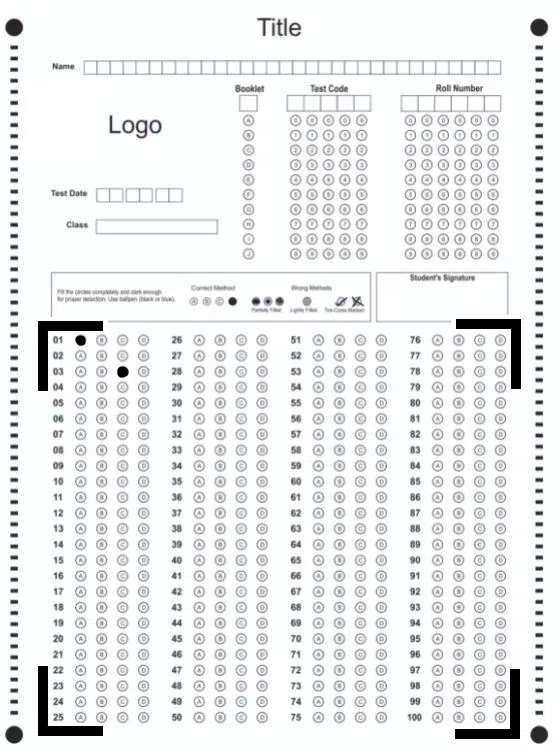
#> input picture images/omr-filled.jpg, 553 x 748 px
$ python omr-scan.py
#> lines starting #> are read from the running program, lines starting #| are printed output that depends on the picture
import cv2
import numpy as np


def split_image_percent(image, h_percent):
    # Calculate the split dimensions
    h_size = int(image.shape[0] * h_percent)

    # Split the image
    images = (image[:h_size, :], image[h_size:, :])

    return images


def split_image_percent_v(image, v_percent):
    # Calculate the split dimensions
    v_size = int(image.shape[1] * v_percent)

    # Split the image
    images = (image[:, v_size:], image[:, :v_size])

    return images


def split_image_times(image, h_times, v_times):
    # Calculate the split dimensions
    h_size = int(image.shape[0] / h_times)
    v_size = int(image.shape[1] / v_times)

    # Split the image
    images = []
    for i in range(0, image.shape[0], h_size):
        for j in range(0, image.shape[1], v_size):
            images.append(image[i : i + h_size, j : j + v_size])

    return images


def split_image(image, h_size, v_size):
    images = []
    # Loop over the height of the image, stepping over 'h_size' pixels each time
    for i in range(0, image.shape[0], h_size):
        # Nested loop over the width of the image, stepping over 'v_size' pixels each time
        for j in range(0, image.shape[1], v_size):
            # Append a portion of the image of size 'h_size' x 'v_size' starting at (i, j) to the 'images' list
            images.append(image[i : i + h_size, j : j + v_size])

    return images


# Usage
if __name__ == "__main__":
    image = cv2.imread("images/omr-filled.jpg")
#> image is the input picture: shape (748, 553, 3); mean B, G, R 237.7, 236.4, 235.7
    _, bottom = split_image_percent(image, 0.44518)
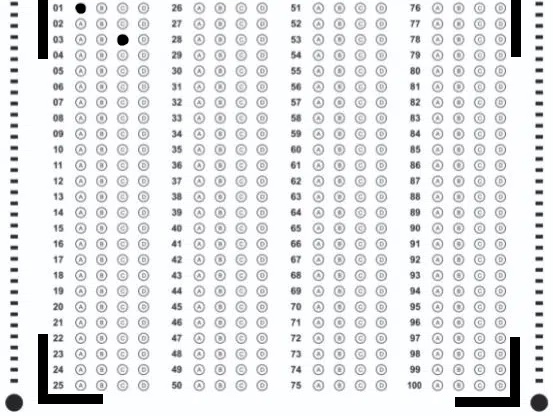
#> bottom: shape (416, 553, 3); mean B, G, R 234.2, 232.8, 232.1
    up, _ = split_image_percent(bottom, 0.94698)
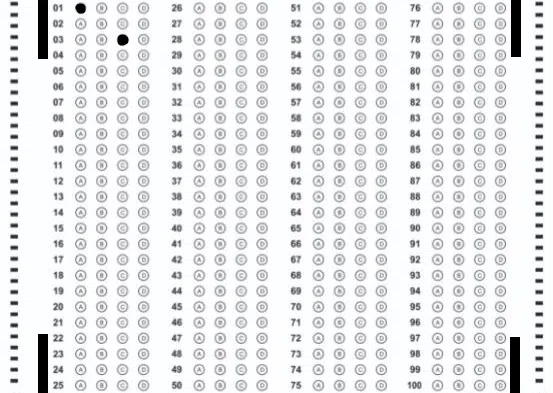
#> up: shape (393, 553, 3); mean B, G, R 235, 233.6, 232.9
    cv2.imshow("", up)
    cv2.waitKey()

    # [6 lines of commented-out code are left out]

$ run again, with images/60 Questions Omr sheet_page-0001.jpg copied over images/omr-filled.jpg
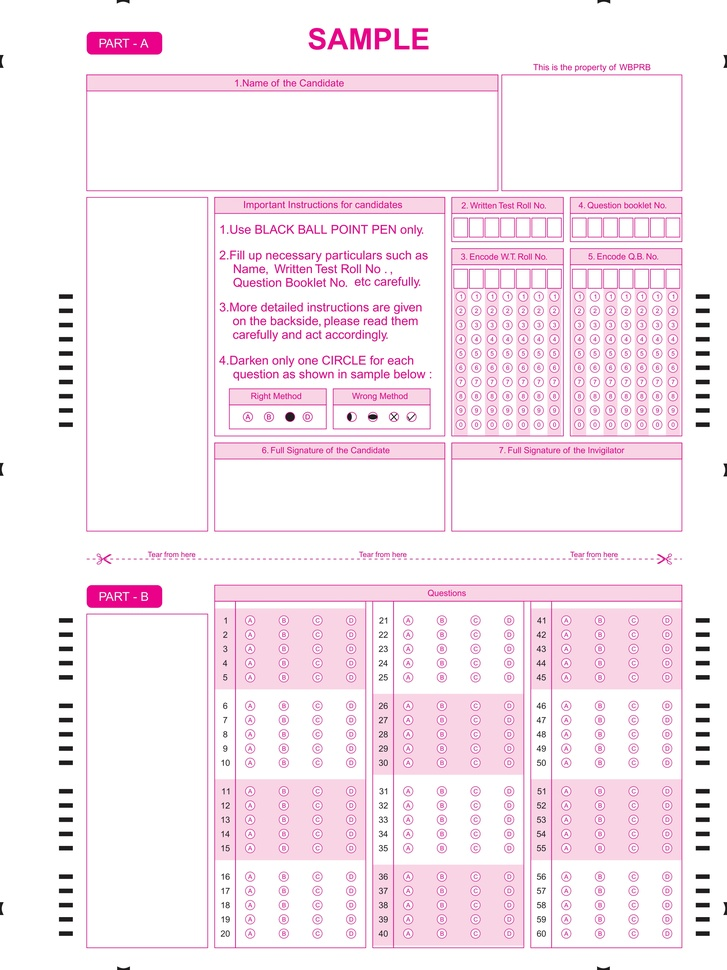
#> input picture images/60 Questions Omr sheet_page-0001.jpg, 727 x 970 px, shrunk from 2475 x 3300 before the run
#> image is the input picture: shape (970, 727, 3); mean B, G, R 243.1, 235.4, 248.3
#> `_, bottom = split_image_percent(image, 0.44518)`:
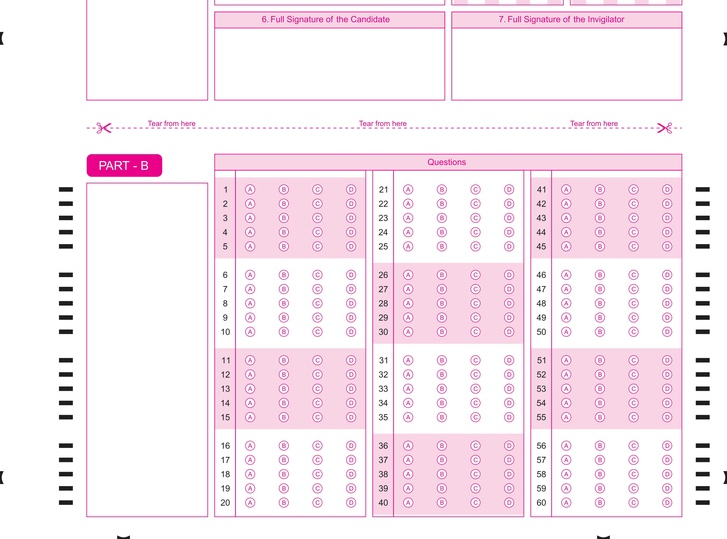
#> bottom: shape (539, 727, 3); mean B, G, R 242.6, 235.2, 248.2
#> `up, _ = split_image_percent(bottom, 0.94698)`:
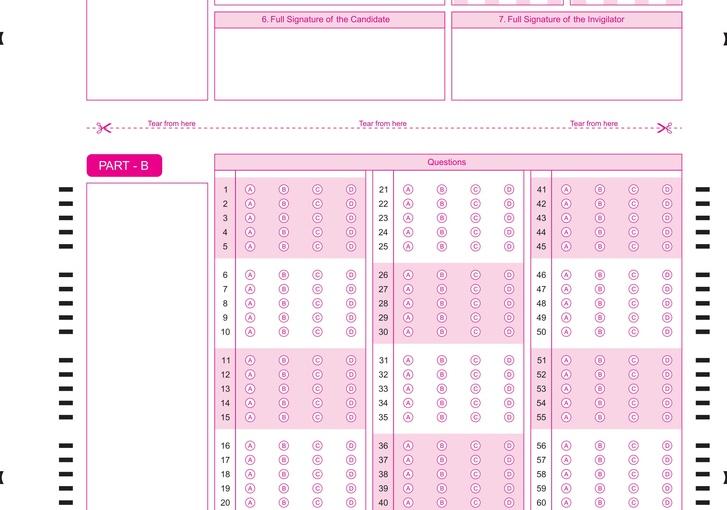
#> up: shape (510, 727, 3); mean B, G, R 242.2, 234.5, 248

$ run again, with images/omr-turned.jpg copied over images/omr-filled.jpg
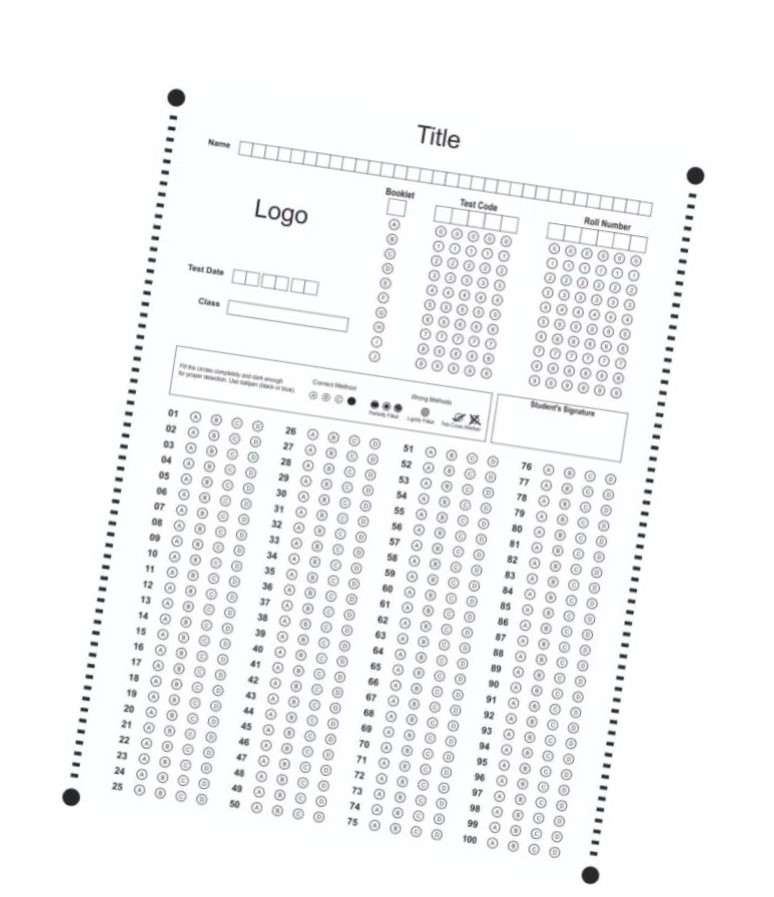
#> input picture images/omr-turned.jpg, 774 x 897 px
#> image is the input picture: shape (897, 774, 3); mean B, G, R 246.6, 245.8, 245.3
#> `_, bottom = split_image_percent(image, 0.44518)`:
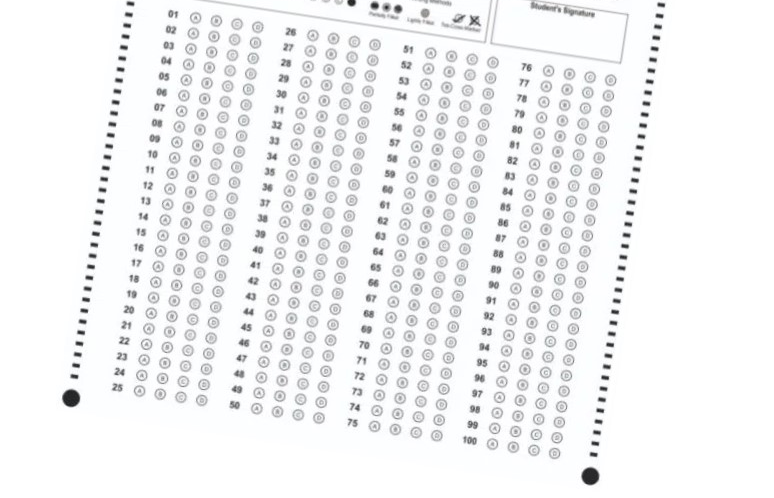
#> bottom: shape (498, 774, 3); mean B, G, R 244.4, 243.5, 243
#> `up, _ = split_image_percent(bottom, 0.94698)`:
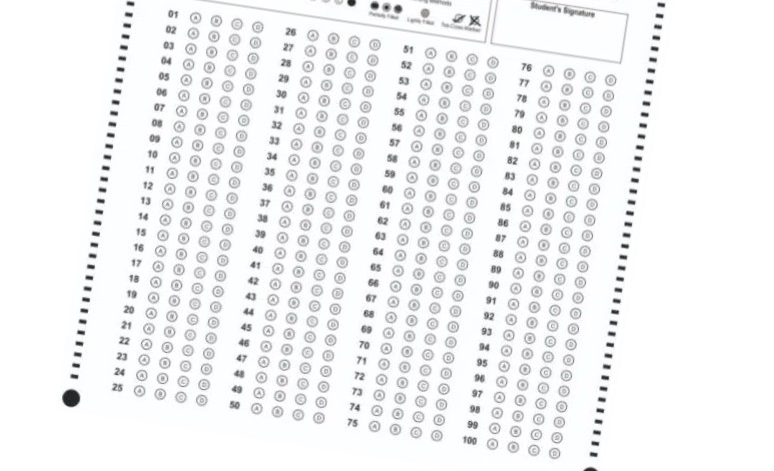
#> up: shape (471, 774, 3); mean B, G, R 244, 243, 242.5
